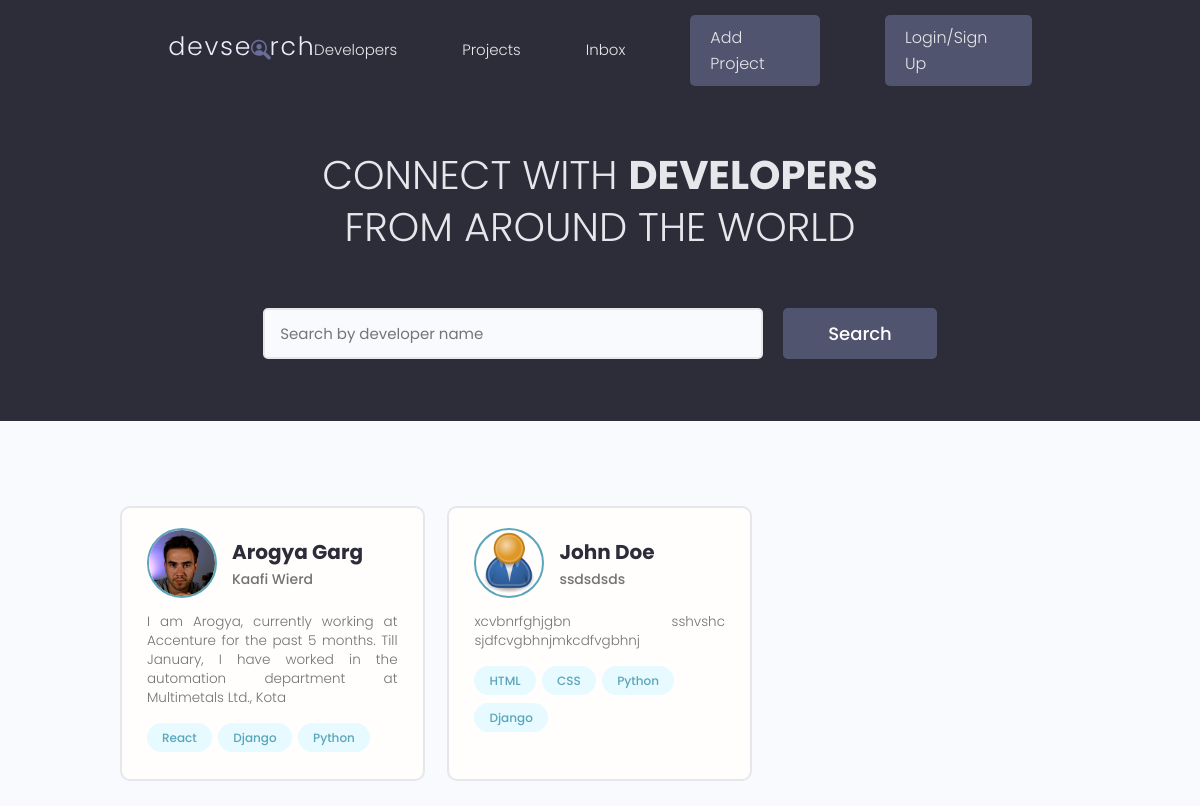
The page / on the database its author committed.
### users/models.py (models this page shows, shortened)
class Profile(models.Model):
    user = models.OneToOneField(User, on_delete=models.CASCADE, null=True, blank=True)
    name = models.CharField(max_length=200, blank=True, null=True)
    email = models.EmailField(max_length=500, blank=True, null=True)
    username = models.CharField(max_length=200, blank=True, null=True)
    location = models.CharField(max_length=200, blank=True, null=True)
    short_intro = models.CharField(max_length=500, blank=True, null=True)
    bio = models.TextField(blank=True, null=True)
    profile_image = models.ImageField(null=True, blank=True, upload_to='profiles/', default='profiles/user-default.png')
    social_github = models.CharField(max_length=200, blank=True, null=True)
    social_twitter = models.CharField(max_length=200, blank=True, null=True)
    social_linkedin = models.CharField(max_length=200, blank=True, null=True)
    social_youtube = models.CharField(max_length=200, blank=True, null=True)
    social_website = models.CharField(max_length=200, blank=True, null=True)
    created = models.DateTimeField(auto_now_add=True)
    id = models.UUIDField(default=uuid.uuid4, unique=True, primary_key=True, editable=False)

class Skill(models.Model):
    owner = models.ForeignKey(Profile, on_delete=models.CASCADE, null=True, blank=True)
    name = models.CharField(max_length=200, blank=True, null=True)
    description = models.TextField(null=True, blank=True)
    created = models.DateTimeField(auto_now_add=True)
    id = models.UUIDField(default=uuid.uuid4, unique=True, primary_key=True, editable=False)
    def __str__(self):
        return str(self.name)

### users/views.py (the view)
# urls.py: path('', views.profiles, name='profiles'),
def profiles(request):
    profiles = Profile.objects.all()
    context = {'profiles':profiles}
    return render(request, 'users/profiles.html', context)

### users/templates/users/profiles.html (shortened to what this page needs)
{% extends 'main.html' %}
{% block content %}
<main class="home">
    <section class="hero-section text-center">
      <div class="container container--narrow">
        <div class="hero-section__box">
          <h2>CONNECT WITH <span>DEVELOPERS</span></h2>
          <h2>FROM AROUND THE WORLD</h2>
        </div>
        <div class="hero-section__search">
          <form class="form" action="#" method="get">
            <div class="form__field">
              <input class="input input--text" id="formInput#search" type="text" name="text"
                placeholder="Search by developer name" />
            </div>
            <input class="btn btn--sub btn--lg" type="submit" value="Search" />
          </form>
        </div>
      </div>
    </section>
    <section class="devlist">
      <div class="container">
        <div class="grid grid--three">
          {% for profile in profiles %}
          <div class="column card">
            <div class="dev">
              <a href="{% url 'user-profile' profile.id %}" class="card__body">
                <div class="dev__profile">
                  <img class="avatar avatar--md" src="{{ profile.profile_image.url }}" alt="image" />
                  <div class="dev__meta">
                    <h3>{{ profile.name }}</h3>
                    <h5>{{ profile.short_intro|slice:"60" }}</h5>
                  </div>
                </div>
                <p class="dev__info">{{ profile.bio|slice:"150" }}</p>
                <div class="dev__skills">
                  {% for skill in profile.skill_set.all|slice:"5" %}
                  <span class="tag tag--pill tag--main">
                    <small>{{skill}}</small>
                  </span>
                  {% endfor %}
                </div>
              </a>
            </div>
          </div>
          {% endfor %}
        </div>
      </div>
    </section>
  </main>
{% endblock content %}

### static/styles/app.css (style rules this page uses)
:root { --color-sub: #2d2d39; }
.btn--sub { background-color: var(--color-sub-light); }
.card { border: 2px solid var(--color-light); }
img { width: 100%; }
.hero-section { height: 40vh; display: flex; align-items: center; background-color: var(--color-sub); }
.hero-section__box { margin-bottom: 4rem; }
.hero-section__box > h2, .hero-section__box > h2 > span { font-size: 4rem; color: var(--color-light); line-height: 1.3; text-transform: uppercase; }
.hero-section__box > h2 { font-weight: 300; }
.hero-section__box > h2 > span { font-weight: 700; }
.hero-section__search > .form { display: flex; align-items: center; justify-content: center; gap: 2rem; }
.hero-section__search > .form input.input--text { width: 50rem; }
.devlist { margin-top: 8rem; }
.devlist .grid { align-items: stretch; }
.devlist .dev .dev__profile { display: flex; align-items: center; gap: 1.5rem; }
.devlist .dev .dev__meta h3 { color: var(--color-sub); font-size: 2rem; font-weight: 700; }
.devlist .dev .dev__meta h5 { color: var(--color-text); font-size: 1.4rem; font-weight: 500; }
.devlist .dev .dev__info { margin: 1.5rem 0; font-size: 1.35rem; line-height: 1.4; text-align: justify; }

### static/uikit/styles/modules/_variables.css (style rules this page uses)
:root { --color-main: #5aa5b9; --color-main-light: #e6faff; --color-sub: #3f4156; --color-sub-light: #51546e; --color-sub-lighter: #ededfd; --color-text: #737373; --color-gray: #8b8b8b; --color-light: #e5e7eb; --color-light-gray: #767676; --color-bg: #f8fafd; --color-white: #fffefd; --color-white-light: #f3f3f3; --color-success: #359e64; --color-success-bg: #def8e8; --color-error: #fc4b0b; --color-error-bg: #fff2ee; --font-base: 'Poppins', arial, helvetica, 'Segoe UI', roboto, ubuntu, sans-serif; --font-monospace: 'Fira Code', 'Courier New', courier, monospace; --font-regular: 300; --font-medium: 500; --font-bold: 700; --generic-shadow: 1px 1px 5px #00000010; --generic-transition: all 0.3s ease-in-out; }

### static/uikit/styles/modules/_base.css (style rules this page uses)
* { margin: 0; padding: 0; box-sizing: border-box; text-rendering: optimizeLegibility; color: inherit; font-size: inherit; }
html { font-size: 50%; }
@media only screen and (min-width: 480px) { html { font-size: 56.25%; } }
@media only screen and (min-width: 1200px) { html { font-size: 62.5%; } }
body { line-height: 1.6; font-weight: 400; font-size: 1.5rem; color: var(--color-text); background-color: var(--color-bg); min-height: 100vh; }

### static/uikit/styles/modules/_typography.css (style rules this page uses)
* { font-family: var(--font-base); }
h2 { font-size: 3.6rem; font-weight: var(--font-bold); }
h3 { font-size: 3.2rem; font-weight: var(--font-medium); }
h5 { font-size: 2.4rem; font-weight: var(--font-medium); }
h5, h6 { font-weight: var(--font-regular); }
p, span, strong { font-size: 1.6rem; color: var(--color-text); font-weight: var(--font-regular); }
a { padding-bottom: 2px; text-decoration: none; display: inline-block; color: var(--color-main); font-weight: var(--font-medium); }

### static/uikit/styles/modules/_utilities.css (style rules this page uses)
.container { width: 92%; max-width: 165rem; margin: 0 auto; box-sizing: border-box; }
.container--narrow { width: 92%; max-width: 120rem; }
@media screen and (min-width: 1000px) { .container { width: 90%; } }
@media screen and (min-width: 1000px) { .container--narrow { width: 85%; } }
@media screen and (min-width: 1200px) { .container { width: 80%; } }
@media screen and (min-width: 1200px) { .container--narrow { width: 72%; } }
.text-center { text-align: center; }

### static/uikit/styles/modules/_avatar.css (style rules this page uses)
.avatar { border-radius: 50%; border: 2px solid var(--color-main); object-fit: cover; }
.avatar--md { height: 7rem; width: 7rem; }

### static/uikit/styles/modules/_button.css (style rules this page uses)
.btn { display: inline-block; position: relative; cursor: pointer; background-color: var(--color-light); font-weight: var(--font-medium); color: var(--color-sub); text-decoration: none; padding: 1rem 2rem; border-radius: 0.5rem; border: none; width: -webkit-fit-content; width: -moz-fit-content; width: fit-content; height: -webkit-fit-content; height: -moz-fit-content; height: fit-content; font-size: 1.6rem; outline-width: 0; outline-color: transparent; -webkit-backface-visibility: hidden; backface-visibility: hidden; transition: all 0.3s ease-in-out; }
.btn--sub { background-color: var(--color-sub); color: var(--color-white); }
.btn--lg { font-size: 1.8rem; padding: 1.2rem 4.5rem; }

### static/uikit/styles/modules/_card.css (style rules this page uses)
.card { border-radius: 1rem; background-color: var(--color-white); border: 1.5px solid var(--color-light); width: auto; height: auto; margin-top: 0.5rem; margin-bottom: 0.5rem; overflow: hidden; }
.card__body, .card__header { padding: 2rem 2.5rem; }

### rows shown on the page
Profile: profile_image (picture), name "Arogya Garg", short_intro "Kaafi Wierd", bio "I am Arogya, currently working at Accenture for the past 5 months. Till January, I have worked in the automation department at Multimetals Ltd., Kota"
Skill: name "React"
Skill: name "Django"
Skill: name "Python"
Profile: profile_image (placeholder picture), name "John Doe", short_intro "ssdsdsds", bio "xcvbnrfghjgbn sshvshc sjdfcvgbhnjmkcdfvgbhnj"
Skill: name "HTML"
Skill: name "CSS"
Skill: name "Python"
Skill: name "Django"
